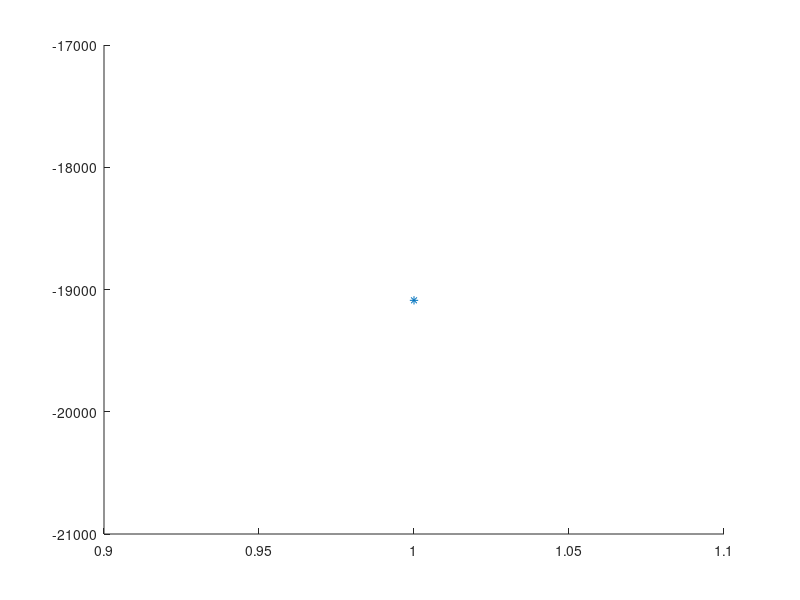

Reproduce this figure in MATLAB. (Note: this script raises an error after producing the figure.)
%Initial mass of rocket
%takes number of stages as input and calculates the initial mass of a
%rocket.

dV = 9200;      %m/s
Isp = 360;      %s
m_pay = 1000;   %kg
f_inert = .12;  %dimensionless
g0 = 9.81;      %m/s^2

%uncomment for manual input
%stages = input("Enter the number of stages: ");
initialmasses = zeros(1,6);

for stages = 1:6
    
    dV = 9200 / stages;       %adjust delta V amount for number of stages

    numerator = exp(dV / (g0 * Isp)) * (1 - f_inert);   %from eq
    denominator = 1 - f_inert * exp(dV / (g0 * Isp));   %from eq
    m_initial = m_pay * (numerator / denominator)^stages;

    initialmasses(stages) = m_initial;
    
end

hold on
plot(1,initialmasses(1),'*');   %plot the outlier

initialmasses = initialmasses(2:end);   %format data for exp fit
xmat = (2:6)';                          %format data for exp fit (remove negatives)
f = fit(xmat,initialmasses','exp2');

%plotting formatting
plot(2:6,initialmasses,'color','k','linestyle','none','marker','o');
xline(0);
yline(0);
xlim([-2 8])
ylim([-40000 40000]);
title("initial mass of rocket vs number of stages");
legend("outlier","data points");
legend('location','southeast');
plot(f);
xlabel("number of stages");
ylabel("initial mass of rocket (kg)");
